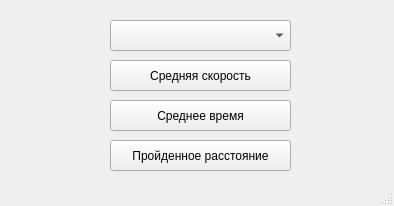
<?xml version="1.0" encoding="UTF-8"?>
<ui version="4.0">
 <class>frm_graph</class>
 <widget class="QMainWindow" name="frm_graph">
  <property name="geometry">
   <rect>
    <x>0</x>
    <y>0</y>
    <width>394</width>
    <height>206</height>
   </rect>
  </property>
  <property name="windowTitle">
   <string>Вывод графиков</string>
  </property>
  <widget class="QWidget" name="centralwidget">
   <widget class="QPushButton" name="bt_averageSpeed">
    <property name="geometry">
     <rect>
      <x>110</x>
      <y>60</y>
      <width>181</width>
      <height>31</height>
     </rect>
    </property>
    <property name="text">
     <string>Средняя скорость</string>
    </property>
   </widget>
   <widget class="QComboBox" name="cb_distance">
    <property name="geometry">
     <rect>
      <x>110</x>
      <y>20</y>
      <width>181</width>
      <height>31</height>
     </rect>
    </property>
   </widget>
   <widget class="QPushButton" name="bt_averageTime">
    <property name="geometry">
     <rect>
      <x>110</x>
      <y>100</y>
      <width>181</width>
      <height>31</height>
     </rect>
    </property>
    <property name="text">
     <string>Среднее время</string>
    </property>
   </widget>
   <widget class="QPushButton" name="bt_distance">
    <property name="geometry">
     <rect>
      <x>110</x>
      <y>140</y>
      <width>181</width>
      <height>31</height>
     </rect>
    </property>
    <property name="text">
     <string>Пройденное расстояние</string>
    </property>
   </widget>
  </widget>
  <widget class="QStatusBar" name="statusbar"/>
 </widget>
 <resources/>
 <connections/>
</ui>
